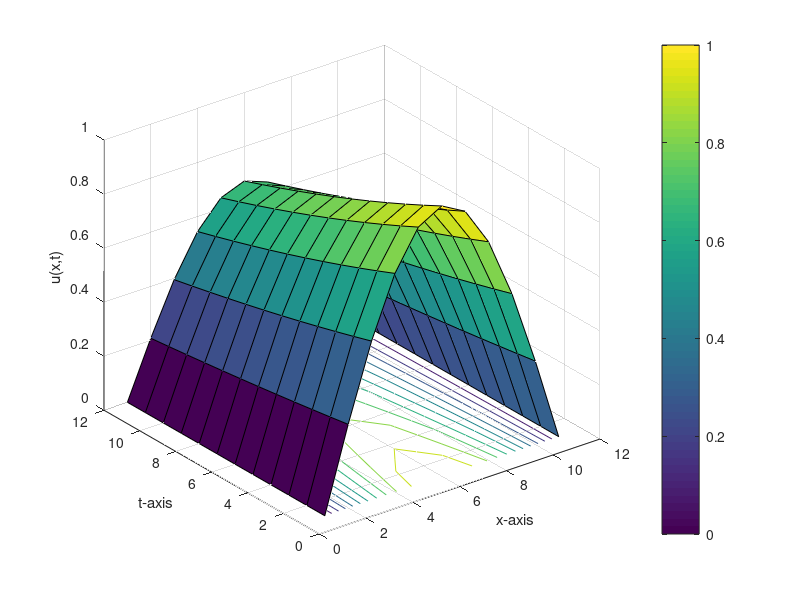
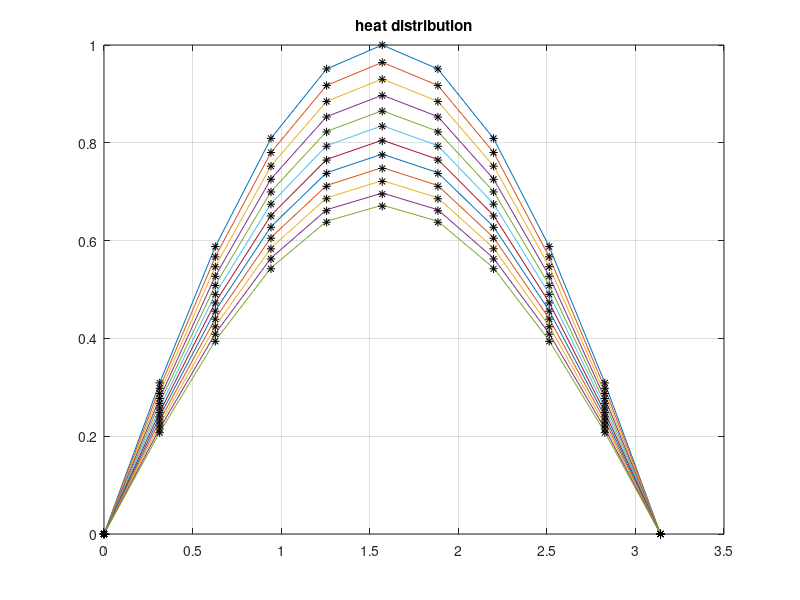

Here is the MATLAB script that generated these plots, in order:
% Use the Crank-Nicolson method to approximate the solution of the heat
% equation
%
% du/dt = d^2u/dx^2,   0 < x < pi,  0 < t,
% u(0,t) = u(pi,t) = 0,
% u(x,0) = sin(x)
%
% and compare the result to the actual solution
% u(x,t) = exp(-t)*sin(x)

function crank2
clc
clf
clear all
c=1;
a=0;
b=pi;
tf=0.4;
n=11;
m=12;
C1=0;
C2=0;
h=(b-a)/(n-1);
k=(tf-0)/(m-1);
r=(c^2*k)/(h^2);
s1=2+(2/r);
s2=(2/r)-2;
u=zeros(n,m);
for j=1:m
    u(1,j)=C1;
    u(n,j)=C2;
end
for i=2:n-1
    u(i,1)=f(a+(i-1)*h);
end
A(1,1)=1;
for j=2:m
    for i=2:n-1
        F(1,j-1)=C1;
        F(i,j-1)=u(i-1,j-1)+s2*u(i,j-1)+u(i+1,j-1);
        F(n,j-1)=C2;
        A(1,1)=1;
        A(i,i-1)=-1;
        A(i,i)=s1;
        A(i,i+1)=-1;
        A(n,n)=1;
    end
    u(:,j)=inv(A)*F(:,j-1);
end
disp('Result=')
num2str(u')
figure (1)
surfc(u')
colorbar
grid on
xlabel('x-axis');
ylabel('t-axis');
zlabel('u(x,t)');
hold off
figure(2)
x=linspace(a, b, n);
plot(x,u)
title('heat distribution');
hold on
grid on
for j=1:m
    plot(x,g(x,(j-1)*k),'*k')
end
function z=f(x)
z=sin(x);
function z=g(x,t)
z=exp(-t)*sin(x);
